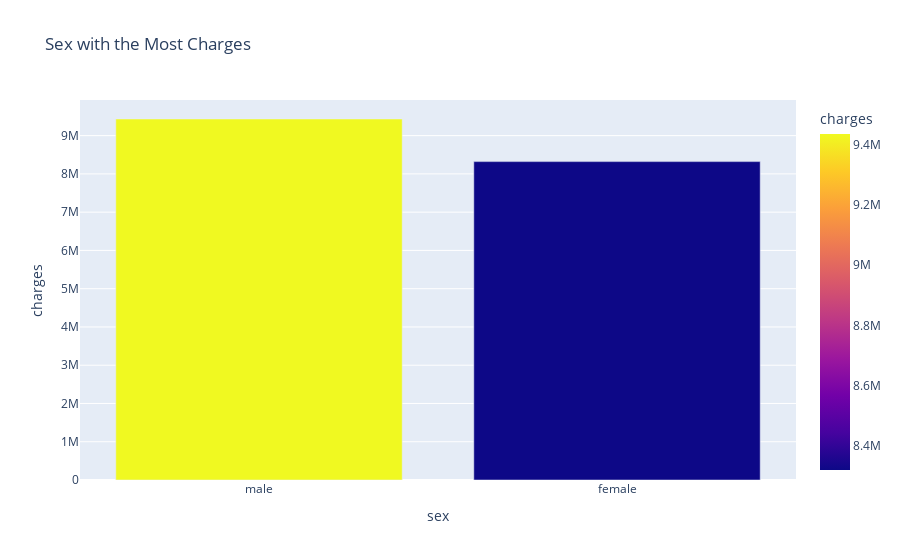

The notebook cell saved with this chart:
### Markdown cell above
DATA EXPLORATORY ANALYSIS

### Code cell
#The sex that has the most charges
sel = data.groupby('sex')[['charges']].sum().sort_values(ascending = False, by = 'charges')
px.bar(data_frame = sel, x = sel.index, y = 'charges', title = 'Sex with the Most Charges', color = 'charges')

### Figure 1 — Plotly figure (JSON) as saved in the notebook; plotly's stock layout.template omitted (floating-point values rounded to 4 significant figures)
{"data": [{"alignmentgroup": "True", "hovertemplate": "sex=%{x}<br>charges=%{marker.color}<extra></extra>", "legendgroup": "", "marker": {"color": [9435000.0, 8321000.0], "coloraxis": "coloraxis", "pattern": {"shape": ""}}, "name": "", "offsetgroup": "", "orientation": "v", "showlegend": false, "textposition": "auto", "type": "bar", "x": ["male", "female"], "xaxis": "x", "y": [9435000.0, 8321000.0], "yaxis": "y"}], "layout": {"barmode": "relative", "coloraxis": {"colorbar": {"title": {"text": "charges"}}, "colorscale": [[0, "#0d0887"], [0.1111, "#46039f"], [0.2222, "#7201a8"], [0.3333, "#9c179e"], [0.4444, "#bd3786"], [0.5556, "#d8576b"], [0.6667, "#ed7953"], [0.7778, "#fb9f3a"], [0.8889, "#fdca26"], [1, "#f0f921"]]}, "legend": {"tracegroupgap": 0}, "title": {"text": "Sex with the Most Charges"}, "xaxis": {"anchor": "y", "domain": [0, 1], "title": {"text": "sex"}}, "yaxis": {"anchor": "x", "domain": [0, 1], "title": {"text": "charges"}}}}
